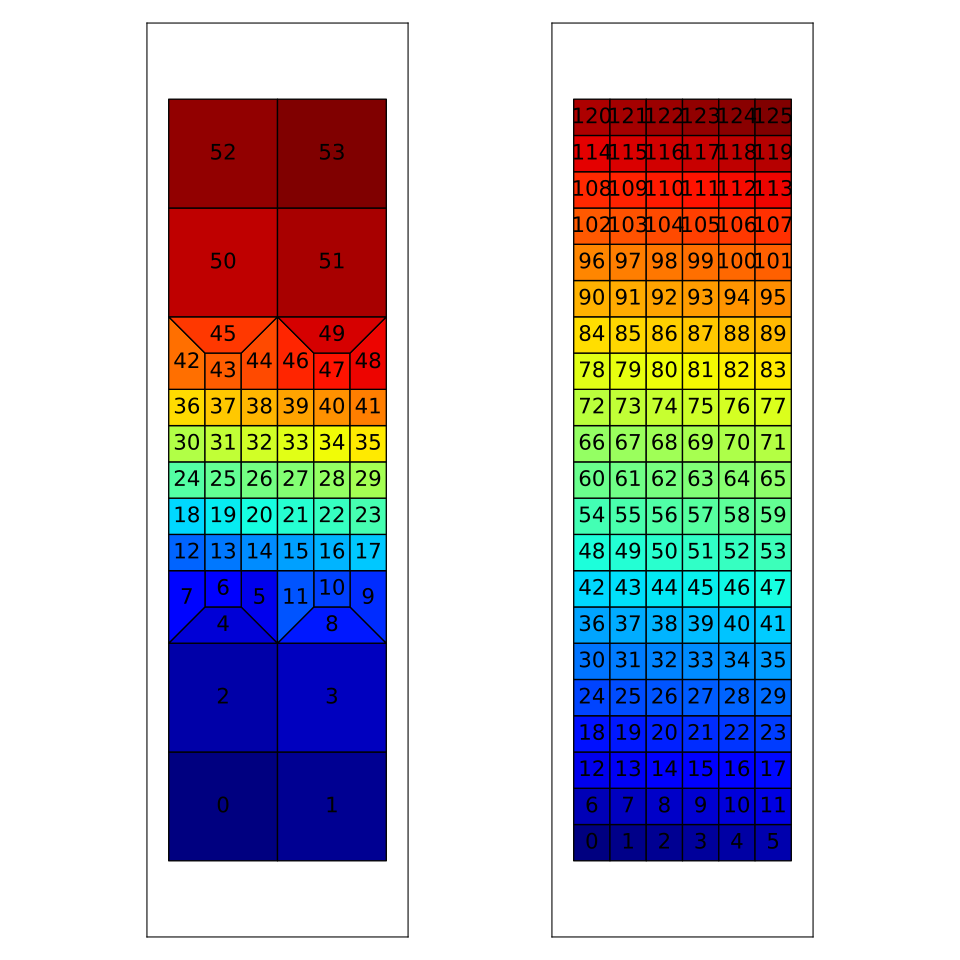

Write Python code to recreate this figure.

import GooseFEM as gf
import matplotlib.pyplot as plt
import GooseMPL as gplt
import numpy as np

plt.style.use(['goose'])

# --------------------------------------------------------------------------------------------------

fig, axes = plt.subplots(figsize=(10,10), ncols=2)

# ---

ax = axes[0]

mesh   = gf.Mesh.Quad4.FineLayer(6, 18)
coor   = mesh.coor()
conn   = mesh.conn()
cindex = np.arange(conn.shape[0])

im = gplt.patch(coor=coor, conn=conn, cindex=cindex, cmap='jet', axis=ax)

for e in range(conn.shape[0]):
  x = np.mean(coor[conn[e,:], 0])
  y = np.mean(coor[conn[e,:], 1])
  ax.text(x, y, str(e), ha='center', va='center')

ax.set_aspect('equal')
ax.get_xaxis().set_visible(False)
ax.get_yaxis().set_visible(False)

# ---

ax = axes[1]

new_mesh = gf.Mesh.Quad4.Regular(mesh.shape(0), mesh.shape(1))

coor   = new_mesh.coor()
conn   = new_mesh.conn()
cindex = np.arange(conn.shape[0])

im = gplt.patch(coor=coor, conn=conn, cindex=cindex, cmap='jet', axis=ax)

for e in range(conn.shape[0]):
  x = np.mean(coor[conn[e,:], 0])
  y = np.mean(coor[conn[e,:], 1])
  ax.text(x, y, str(e), ha='center', va='center')

ax.set_aspect('equal')
ax.get_xaxis().set_visible(False)
ax.get_yaxis().set_visible(False)

# ---

plt.savefig('element-numbers.svg')
plt.show()
